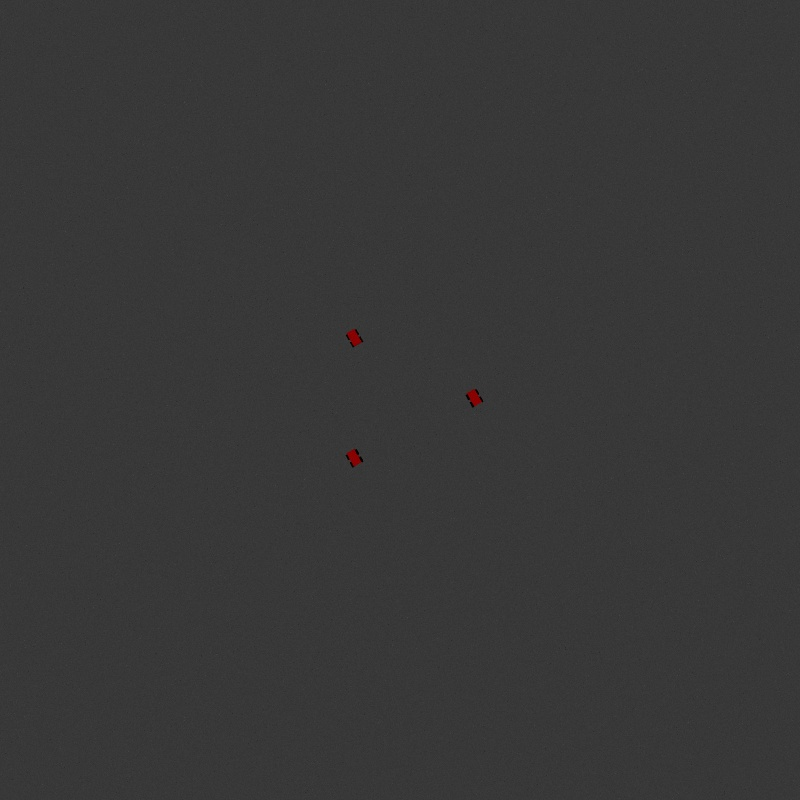
#> input picture catkin_ws/src/multi_robot/src/frame0000.jpg, 800 x 800 px, found by its file name
$ python sample.py
#> lines starting #> are read from the running program, lines starting #| are printed output that depends on the picture; after the words box and inside, x2 and y2 are one past the last pixel; in counts of white or black regions, pixels touching at a corner belong together
import cv2
import numpy as np

cv_image = cv2.imread('multi_robot/src/frame0000.jpg')
#> cv_image is the input picture: shape (800, 800, 3); mean B, G, R 55.9, 55.9, 56

cv2.imshow("Image window", cv_image)
cv2.waitKey(0)

# gray = cv2.cvtColor(cv_image, cv2.COLOR_BGR2GRAY)
blue_img, green_img, red_img = cv2.split(cv_image)

blur = cv2.GaussianBlur(red_img, (5, 5), cv2.BORDER_DEFAULT)
ret, thresh = cv2.threshold(blur, 58, 255, cv2.THRESH_BINARY)
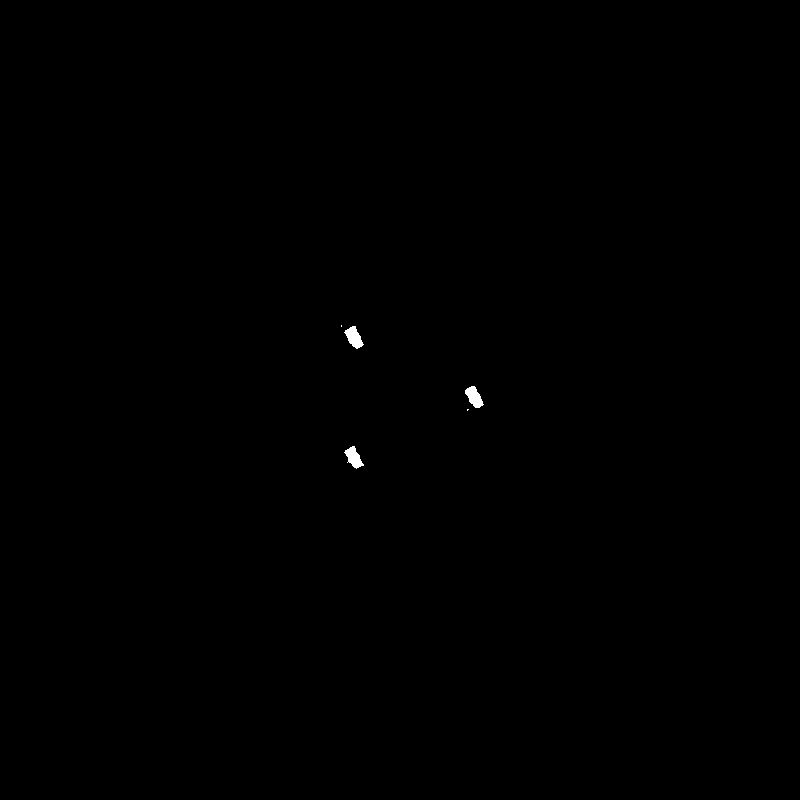
#> thresh: shape (800, 800); 0.12% white; 5 white regions (2 under 20 px)


cv2.imshow("thresh.png",thresh)
cv2.waitKey(0)

# [12 lines of commented-out code are left out]

contours, hierarchy = cv2.findContours(thresh, cv2.RETR_TREE, cv2.CHAIN_APPROX_SIMPLE)
#> contours = 5 contours, 2 with area under 20; largest, box (x1, y1, x2, y2) and area: (344, 326, 364, 349) 224, (465, 386, 484, 408) 218, (344, 446, 364, 469) 210

# [15 lines of commented-out code are left out]
for c in contours:
    rect = cv2.minAreaRect(c)
    box = cv2.boxPoints(rect)
    box = np.int0(box)
    cv_image = cv2.drawContours(cv_image,[box],0,(0,255,0),2)
    M = cv2.moments(c)
    if M['m00'] != 0:
        cx = int(M['m10']/M['m00'])
        cy = int(M['m01']/M['m00'])
        cv2.circle(cv_image, (cx, cy), 1, (0, 0, 255), -1)
#> this loop made 5 passes
#> (c, rect, box, cx, cy) on pass 2: ([[467, 409], [467, 410], [468, 409]], ((467.3, 409.3), (1.41, 0.707), -45), [[467, 410], [466, 409], [467, 408], [468, 409]], 467, 409)
#> (rect, box, cx, cy) on passes 1, 3, 4: (((352.6, 457.7), (13.81, 21.83), -23.96), [[350, 470], [341, 450], [354, 444], [363, 464]], 353, 457), (((473.8, 397.1), (12.07, 22.36), -26.57), [[473, 409], [463, 389], [474, 384], [484, 404]], 473, 396), (((353.7, 337.4), (12.52, 21.91), -26.57), [[352, 350], [343, 330], [354, 324], [364, 344]], 353, 337)
#> cv_image: shape (800, 800, 3); mean B, G, R 55.9, 56.1, 56


# cv2.imshow("Mask", mask)
# cv2.waitKey(0)
cv2.imshow("Show", cv_image)
cv2.waitKey(0)
